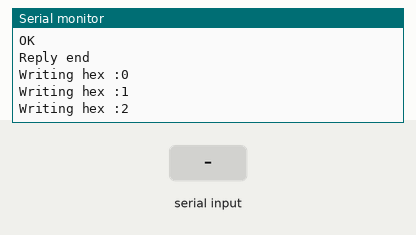
Recording of a sketch running on a simulated Arduino Uno, built with avr-gcc and run on an emulated ATmega328P. Parts: the last lines printed to the serial monitor. The inputs (shaded band) are chosen by the test bench. The modem accepts every AT command (registered, SIM ready, sends succeed) and sends nothing else.

Above: at 1.7 s.
1.8 s: "1" received over the second serial link
At 2.38 s:
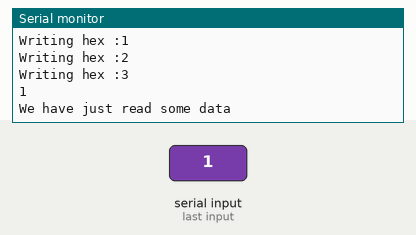
3.5 s: "0" received over the second serial link
At 3.89 s:
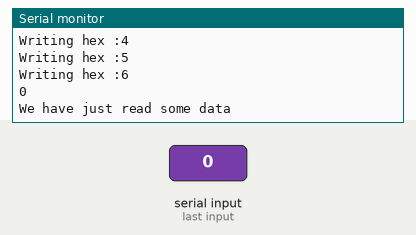
6.5 s: "2" received over the second serial link
Timing chart, 0 to 9.5 s (numbered marks = the images above; inputs shaded):
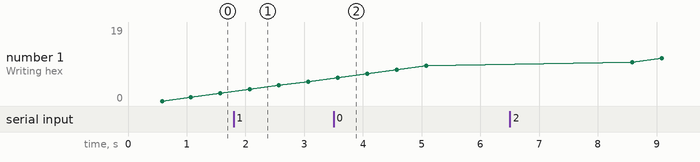

Measured:
- after the input at 1.8 s, the serial monitor: prints a new line after 0.29 s (image 1)
- after the input at 3.5 s, the serial monitor: prints a new line after 0.09 s (image 2)

The sketch:

code.ino
```cpp
#include <SoftwareSerial.h>
SoftwareSerial mySerial(2, 3); // RX, TX
int PIN_EN_OUT = 4;
int PIN_STATE_IN = 5;


void setup() {
  // put your setup code here, to run once:
  mySerial.begin(9600);
  Serial.begin(9600);

  sendCommand("AT");
  sendCommand("AT+ROLE0");
  sendCommand("AT+UUID0xFFE0");
  sendCommand("AT+CHAR0xFFE1");
  sendCommand("AT+NAMEbluino");
}

void sendCommand(const char * command){
  Serial.print("Command send :");
  Serial.println(command);
  mySerial.println(command);
  //wait some time
  delay(100);

  char reply[100];
  int i = 0;
  while (mySerial.available()) {
    reply[i] = mySerial.read();
    i += 1;
  }
  //end the string
  reply[i] = '\0';
  Serial.print(reply);
  Serial.println("Reply end");
}

void readSerial(){
  char reply[50];
  int i = 0;
  while (mySerial.available()) {
    reply[i] = mySerial.read();
    i += 1;
  }
  //end the string
  reply[i] = '\0';
  if(strlen(reply) > 0){
    Serial.println(reply);
    Serial.println("We have just read some data");
  }
}

void writeToBLE(char value) {
  Serial.print("Writing hex :");
  Serial.println(value, HEX);
  mySerial.write(value);
}

char j = 0;
void loop() {
  writeToBLE(j);
  j += 1;
  readSerial();
  delay(500);
}
```
